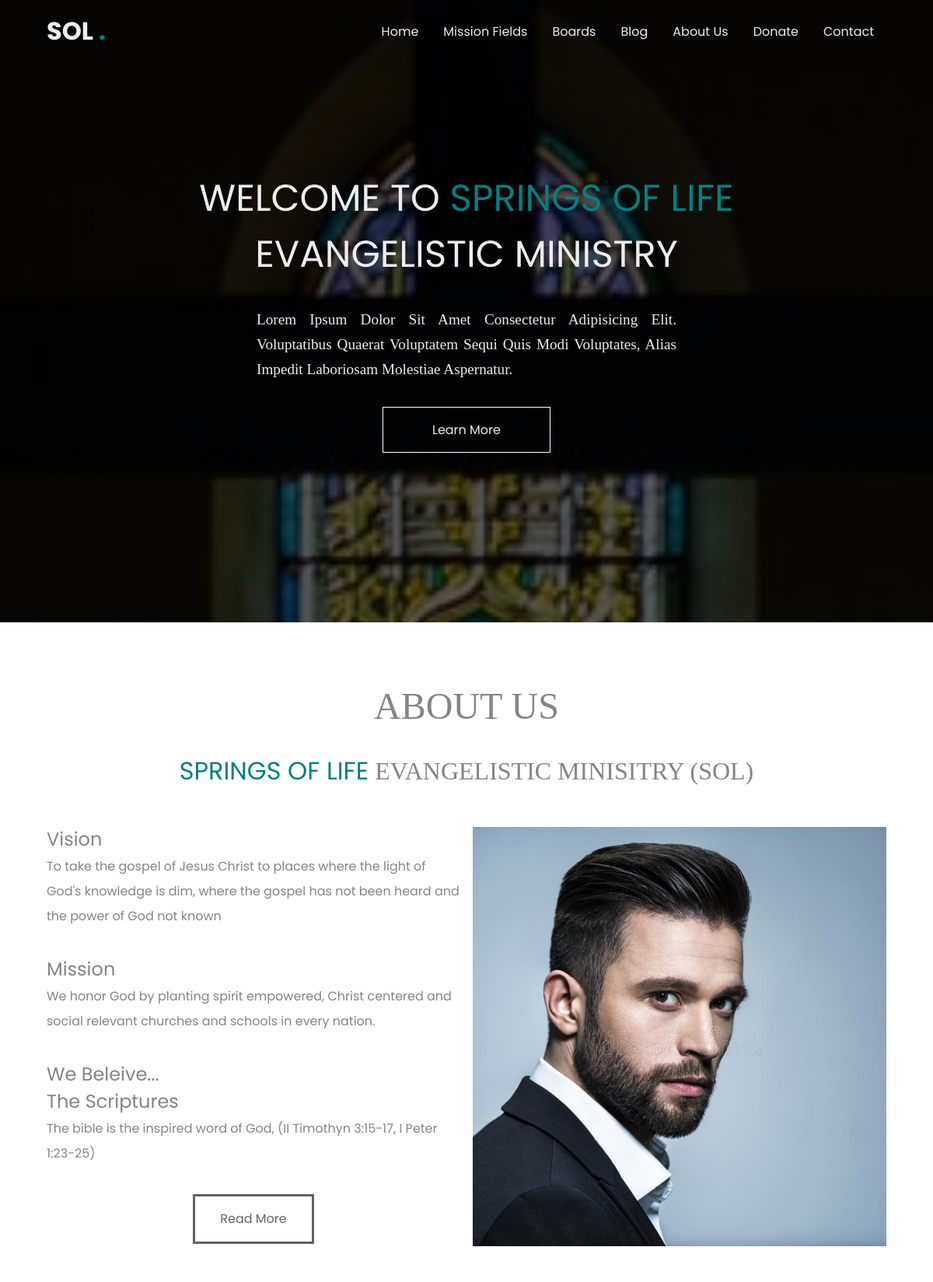
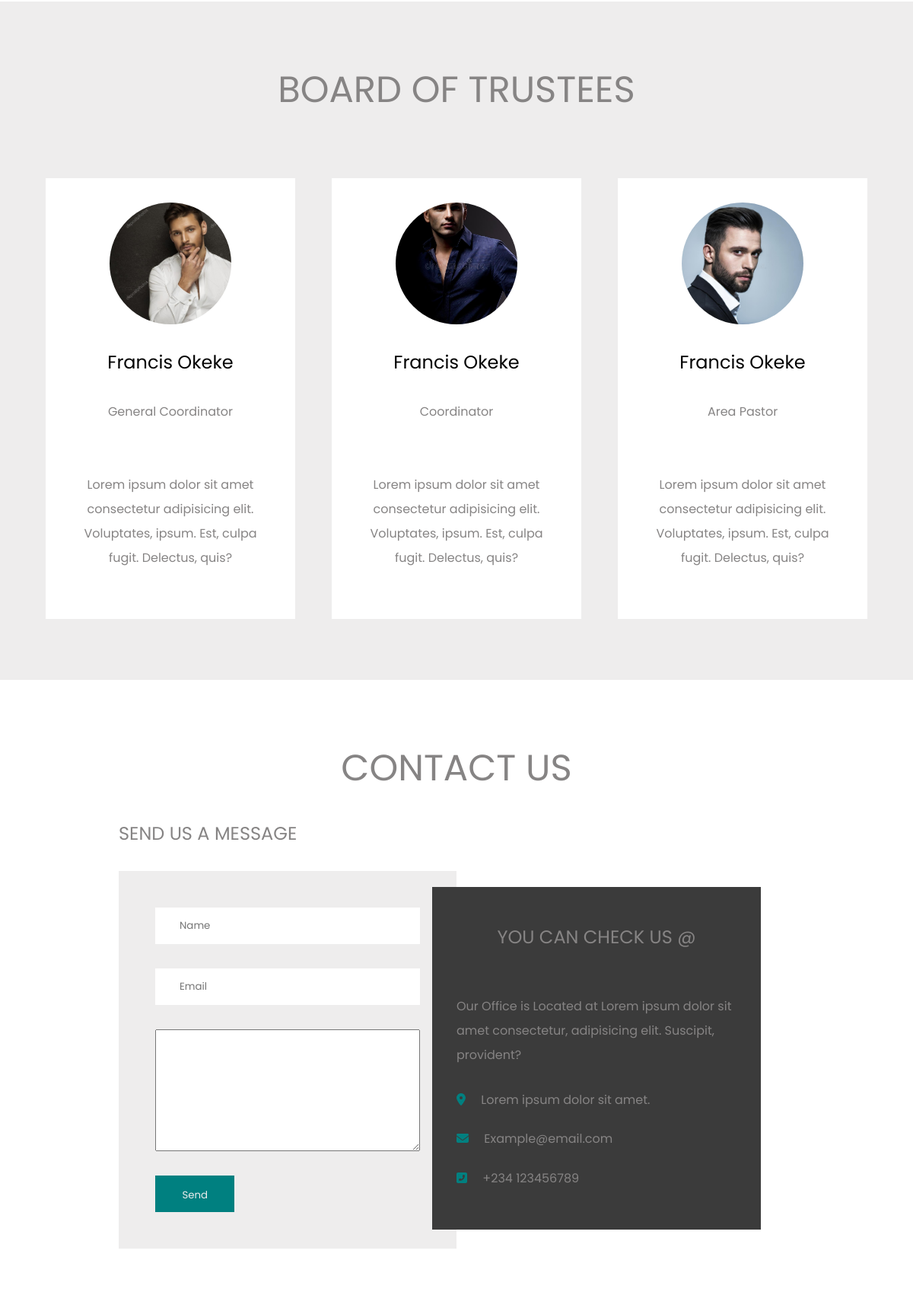
The page / (upper part) on the database its author committed (2 pictures, top to bottom).
### board/models.py (models this page shows, shortened)
class Board(models.Model):
    title = models.CharField(max_length=255)
    member = models.ForeignKey(User, on_delete=models.CASCADE)
    description = RichTextField(blank=True, null=True)
    image = models.ImageField(null=True, blank = True, upload_to = "images/")

class NewUser(AbstractBaseUser, PermissionsMixin):
    email = models.EmailField(_('email address'), unique=True)
    user_name = models.CharField(max_length=150, unique=True)
    first_name = models.CharField(max_length=150, blank=True)
    last_name = models.CharField(max_length=150, blank=True)
    start_date = models.DateTimeField(default=timezone.now)
    about = models.TextField(_("about"), max_length=500, blank=True)
    is_staff = models.BooleanField(default=False)
    is_active = models.BooleanField(default=False)
    objects = CustomAccountManager()
    USERNAME_FIELD = 'email'
    REQUIRED_FIELDS = ['user_name', 'first_name', 'last_name']

### board/views.py (the view)
# urls.py: path('', views.home, name="home"),
def home(request):
    board = Board.objects.all()
    template = 'home.html'
    if request.method == "POST":
        message_name = request.POST['message-name']
        message_email = request.POST['message-email']
        message = request.POST['message']
        subject = 'testing my contact page'
        yag = yagmail.SMTP(user=sender_email, password=sender_password)
        yag.send(
             contents = message,
             subject = subject,
             to = message_email,
        )
        context = {'board':board, 'message_name':message_name}
        return render(request, template, context)
    else:
        context = {'board':board}
        return render(request, template, context)

### board/templates/home.html (shortened to what this page needs)
{% load static %}
<!DOCTYPE html>
<html lang="en">
<head>
    <link rel="stylesheet" href="{% static 'css/styles.css' %}">
    <link rel="stylesheet" href="{% static 'css/all.min.css' %}">
    <link rel="stylesheet" href="{% static 'css/mq-sol.css' %}">
</head>
<body>
        {% include 'header.html' %}
    <header class="bxs-fs" id="home">
        <section class="head container bxs-fs">
            <div class="text">
                <h3 class="hhz">welcome to <span>springs of life </span><br> evangelistic ministry</h3>
                <p class="para">Lorem ipsum dolor sit amet consectetur adipisicing
                    elit. Voluptatibus quaerat voluptatem sequi quis
                    modi voluptates, alias impedit laboriosam molestiae aspernatur.
                </p>
                <a class="lnk" href="about.html">learn more</a>
            </div>
        </section>
    </header>
    <section id="about">
        <div class="about container">
            <div class="about-header">
                <h3 class="hhz">About us</h3>
                <h4 class="hhz"> <span>Springs of Life</span> Evangelistic Minisitry (SOL)</h4>
            </div>
            <div class="about-dtls">
                <div class="content">
                    <h5>Vision</h5>
                    <p>To take the gospel of Jesus Christ to places where
                        the light of God's knowledge is dim, where the gospel
                        has not been heard and the power of God not known</p>
                    <h5>Mission</h5>
                    <p>
                        We honor God by planting spirit empowered, Christ
                        centered and social relevant churches and schools
                        in every nation.
                    </p>
                    <h5>We Beleive...</h5>
                    <h5>The Scriptures</h5>
                    <p>
                        The bible is the inspired word of God,
                        (II Timothyn 3:15-17, I Peter 1:23-25)
                    </p>
                    <a class="lnk" href="about.html">Read More</a>
                    </div>
                    <div class="about-image">
                        <img src="{% static 'img/trustee3.jpeg' %}" alt="">
                    </div>
                </div>
            </div>
    </section>
    <section class="board" id="board">
        <div class="trustees container">
            <h3 class="hhz">Board of Trustees</h3>
            {% for member in board %}
            {% if member %}
                <div class="member">
                    <div class="member-image">
                        {% if member.image %}
                        <img src="{{ member.image.url }}" alt="">
                        {% else %}
                        <img src="{% static 'img/User.png' %}" alt="">
                        {% endif %}
                    </div>
                    <h5>{{ member.member.first_name }} {{ member.member.last_name }}</h5>
                    <p>{{ member.title }}</p>
                    <p>{{ member.description|safe }}</p>
                </div>
                {% else %}
                no members yet
                {% endif %}
                {% endfor %}
        </div>
    </section>
    {% if message_name %}
    <center>
        <h2> Thanks {{ message_name }}!</h2>
        <p>We received your email and will respond shortly...</p>
    </center>
    <br/><br/><br/>
    {% else %}
    <section class="contact-cont" id="contact">
        <div class="contact-adjust container">
            <h3 class="hhz cu">Contact US</h3>
            <div class="contact">
                <h3 class="header-2 hhz">Send us a message</h3>
                <form action="" id="form-message" method="post">
                    <input type="text" placeholder="Name" name="message-name">
                    <input type="email" placeholder="Email" name="message-email">
                    <textarea placeholder="Type your message here..." name="message" form="form-message">
                    </textarea>
                    <input type="submit" value="Send" >
                </form>
            </div>
            <div class="contact-info">
                <h3 class="hhz">You can check us @</h3>
                <p>Our Office is Located at
                    Lorem ipsum dolor sit amet
                    consectetur, adipisicing elit.
                    Suscipit, provident?
                </p>
                <div class="contact-dtls">
                    <p><span class="fac"><i class="fas fa-map-marker-alt clr"></i></span>  <span>Lorem ipsum dolor sit amet.</span></p>
                    <p><span class="fac"><i class="fas fa-envelope clr"></i></span>  <span>Example@email.com</span></p>
                    <p><span class="fac"><i class="fas fa-phone-square-alt clr"></i></span>  <span>+234 123456789</span></p>
                </div>
            </div>
        </div>
    </section>
    {% endif %}
</body>
</html>

### static/css/styles.css (style rules this page uses)
:root { --teal: teal; --white: #fff; --light: #eeeded; --font-weight-light: 100; --font-weight-medium: 500; --font-weight-heavy: 600; --font-fam-1: "Poppins"; --font-fam-2: "lato"; --font-fam-3: "Montserrat"; }
* { font-family: var(--font-fam-1); padding: 0; margin: 0; box-sizing: border-box; transition-duration: 0.4s; scroll-behavior: smooth; }
body { overflow-x: hidden; }
.hhz { font-size: 3rem; font-weight: 400; color: var(--light); text-transform: uppercase; text-align: center; margin-bottom: 2rem; }
.para { font-size: 1.2rem; color: var(--light); font-family: var(--font-fam-3); text-transform: capitalize; text-align: justify; width: 50%; line-height: 2rem; margin: 0 auto; margin-bottom: 2rem; }
.lnk { color: var(--light); text-decoration: none; outline: none; text-transform: capitalize; }
header a { padding: 1rem; border: 0.1rem solid var(--white); width: 20%; text-align: center; margin: 0 auto; }
.bxs-fs { width: 100vw; height: 100vh; }
.container { width: 90%; margin: 0 auto; }
header { background-image: linear-gradient( to top right, rgba(0, 0, 0, 0.7), rgba(0, 0, 0, 0.6) ), url("../img/banner.jpeg"); background-repeat: no-repeat; background-attachment: fixed; background-position: center; background-size: cover; width: 100vw; }
header span { color: var(--teal); }
.head { display: flex; justify-content: center; align-items: center; }
.text { display: flex; flex-flow: column; justify-content: center; animation: var(--animation-right); }
.about { padding-top: 5rem; padding-bottom: 3rem; display: grid; gap: 1rem; grid-template-columns: repeat(2, 1fr); grid-template-areas: "about-header about-header" "about-dtls about-dtls"; }
.about-header { grid-area: about-header; }
.about-header .hhz { font-family: var(--font-fam-3); font-weight: 400; color: rgb(134, 132, 132); }
.about-header h4.hhz { font-size: 2rem; }
.about-header h4 span { color: var(--teal); }
.content { display: grid; grid-template-columns: 1fr; gap: 2rem; }
.content h5, p { color: rgb(134, 132, 132); line-height: 2rem; }
.content h5 { font-size: 1.5rem; font-weight: 400; margin-bottom: -2rem; }
.content a.lnk { color: rgb(100, 98, 98); border: 0.2rem solid rgb(100, 99, 99); padding: 1rem 2rem; margin-right: auto; margin-left: auto; text-align: center; height: 4rem; }
.about-dtls { grid-area: about-dtls; display: grid; gap: 1rem; grid-template-columns: repeat(2, 1fr); }
.about-image { height: 100%; }
.about-image img { object-fit: cover; height: 100%; width: 100%; }
.board { padding: 5rem 0; background: var(--light); }
.trustees { display: grid; gap: 3rem; grid-template-columns: repeat(3, 1fr); }
.trustees h3 { grid-area: 1 / span 3; color: rgb(134, 132, 132); animation: var(--animation-left); }
.member { background: var(--white); padding: 2rem 3rem; display: grid; gap: 2rem; grid-template-columns: 1fr; justify-items: center; align-content: center; animation: var(--animation-bottom); }
.member h5 { font-size: 1.5rem; font-weight: 400; text-align: center; }
.member p { text-align: center; max-width: 300px; }
.member-image { height: 10rem; width: 10rem; border-radius: 50%; }
.member-image img { height: 100%; width: 100%; object-fit: cover; border-radius: 50%; }
.contact-cont { width: 100vw; padding: 5rem 0; }
.contact-adjust { display: grid; grid-template-columns: 1fr 1fr; }
.contact-cont h3.hhz { color: rgb(134, 132, 132); }
.contact-cont h3.cu { grid-area: 1 / span 2; }
.header-2 { font-size: 1.5rem; justify-self: start; }
.contact { display: grid; margin-left: 6rem; }
.contact form { background: var(--light); display: grid; grid-template-columns: 1fr; gap: 2rem; padding: 3rem; }
.contact form input { width: 100%; height: 3rem; padding: 1rem 2rem; border: none; }
.contact form input[type="submit"] { width: 30%; background: var(--teal); color: var(--light); }
.contact form textarea { height: 10rem; width: 100%; padding: 1rem; }
.contact-info { margin-left: -2rem; margin-top: 5.5rem; background: rgb(59, 59, 59); display: grid; grid-template-columns: 1fr; height: 80%; width: 80%; gap: 1rem; padding: 3rem 1rem; }
.contact-info h3.hhz { font-size: 1.5rem; }
.contact-info p { padding-left: 1rem; }
.contact-dtls { display: grid; gap: 1rem; }
.fac { color: var(--teal); padding-right: 1rem; }

### static/css/about.css (style rules this page uses)
:root { --animation-left: animate-from-left ease-in 0.8s; --animation-bottom: animate-from-bottom ease-in 0.8s; --animation-top: animate-from-top ease-in 0.8s; --animation-right: animate-from-right ease-in 0.8s; }
* { padding: 0; margin: 0; box-sizing: border-box; }

### rows shown on the page
Board: image (picture), member.first_name "Francis", member.last_name "Okeke", title "General Coordinator", description "Lorem ipsum dolor sit amet consectetur adipisicing elit. Voluptates, ipsum. Est, culpa fugit. Delectus, quis?"
Board: image (picture), member.first_name "Francis", member.last_name "Okeke", title "Coordinator", description "Lorem ipsum dolor sit amet consectetur adipisicing elit. Voluptates, ipsum. Est, culpa fugit. Delectus, quis?"
Board: image (picture), member.first_name "Francis", member.last_name "Okeke", title "Area Pastor", description "Lorem ipsum dolor sit amet consectetur adipisicing elit. Voluptates, ipsum. Est, culpa fugit. Delectus, quis?"
